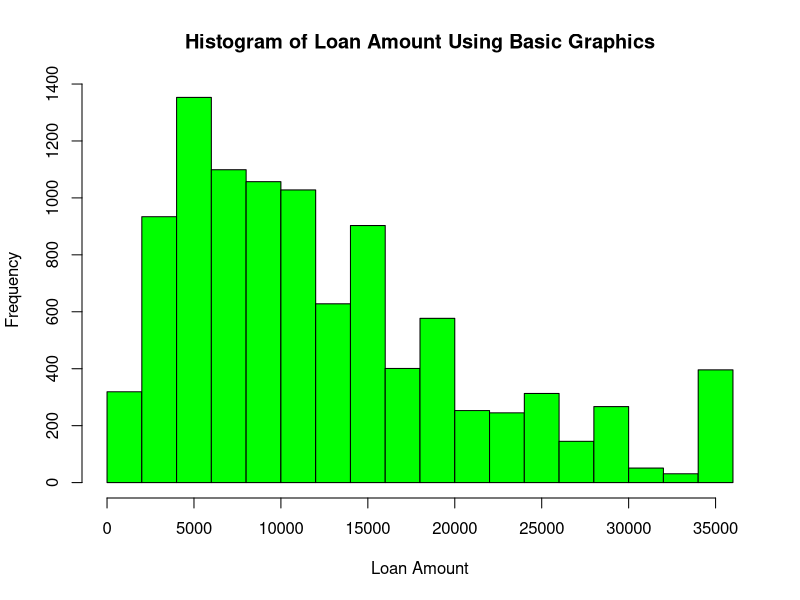
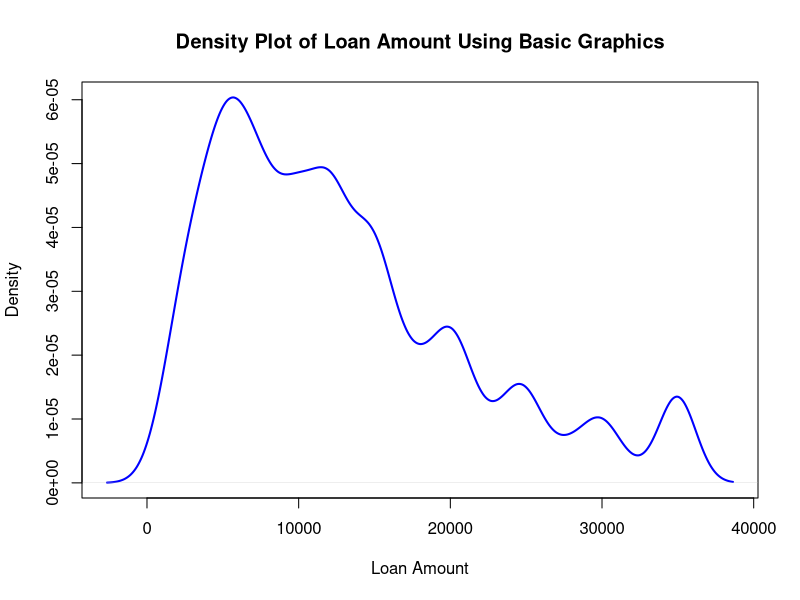
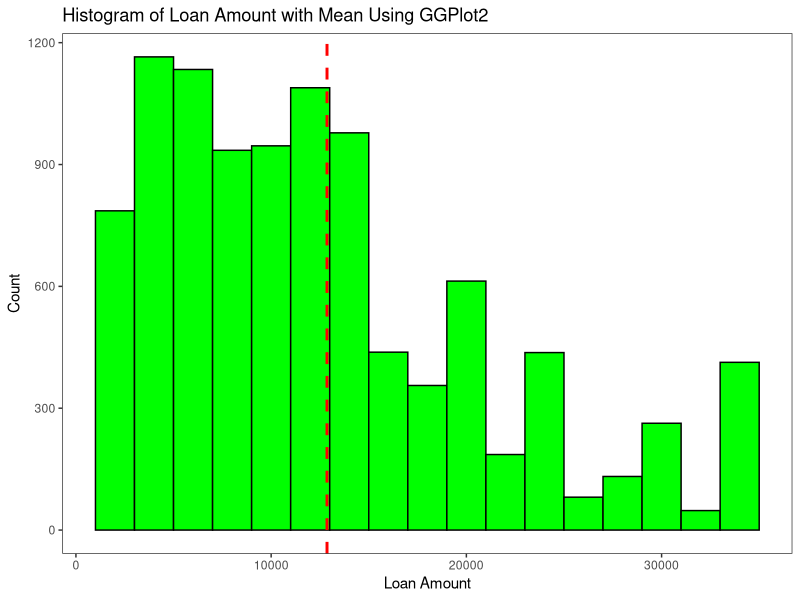
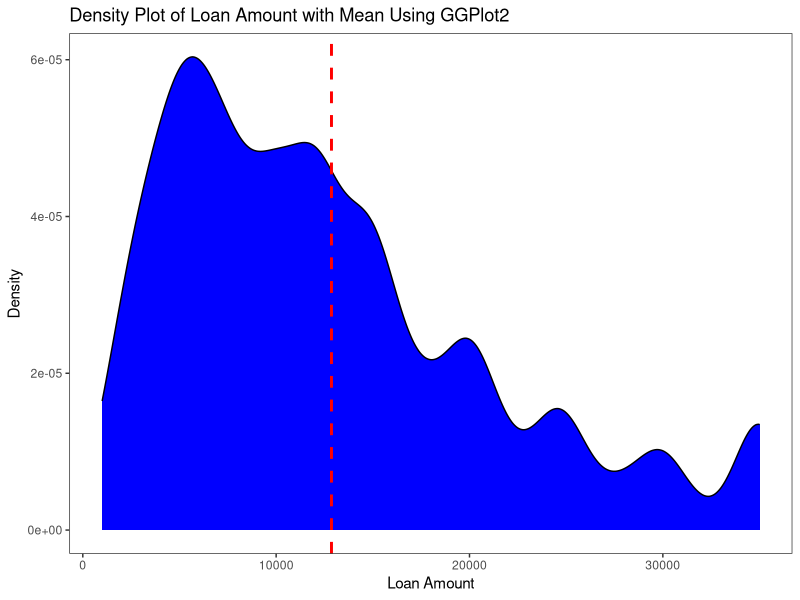
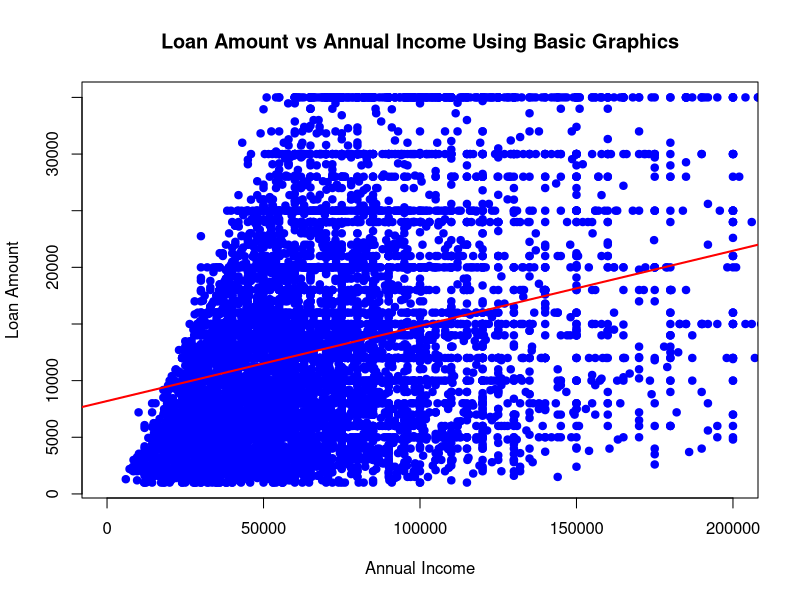
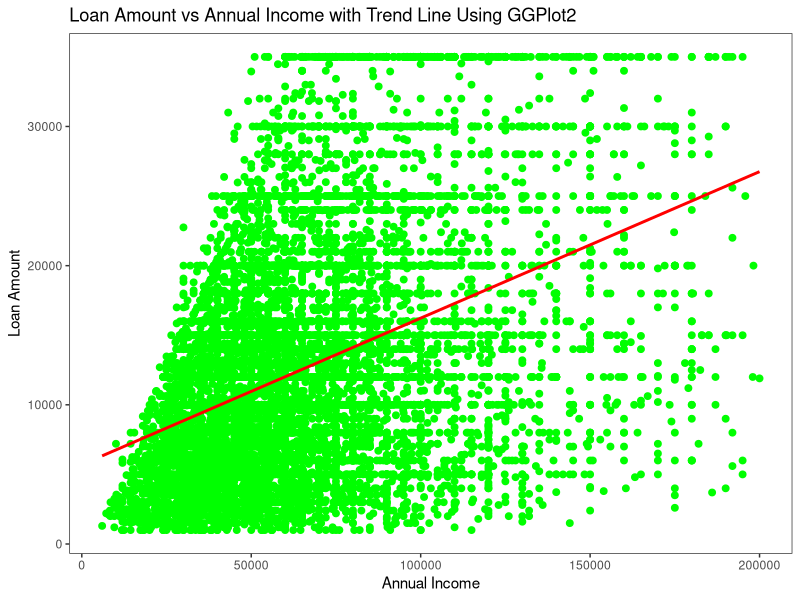
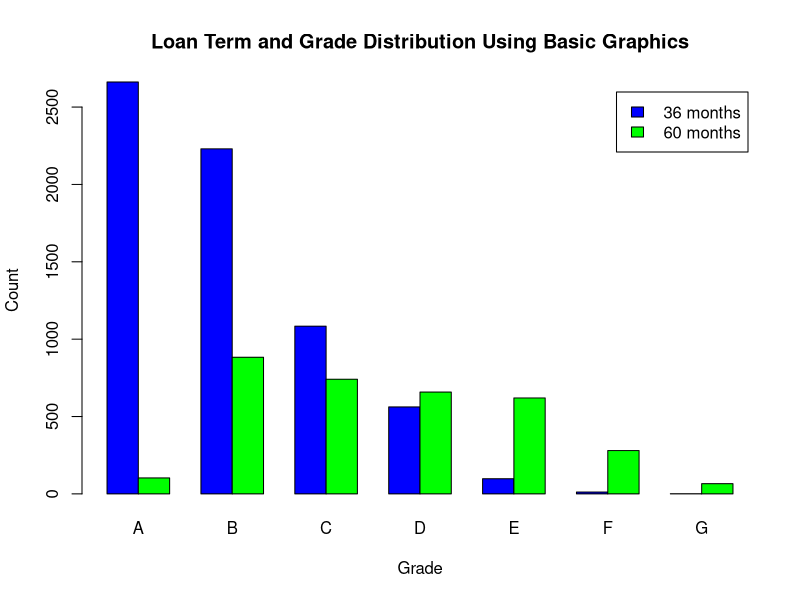
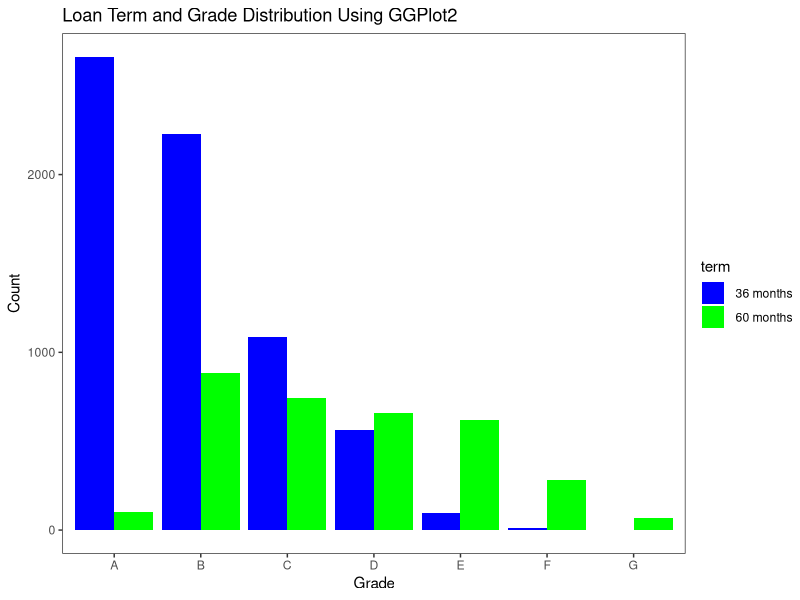

Source code (R) for these figures, in order:
################################################################################
#                                                                              #
# Student:    Seif Kungulio                                                    #
# Date:       02/16/2025                                                       #
# Subject:    Project 5                                                        #
# Class:      DSCI 502                                                         #
# Section:    01W                                                              #
# Instructor: Sean Yang                                                        #
# File Name:  Project5_Kungulio_Seif.R                                         #
#                                                                              #
################################################################################


## 1. Read the dataset in loan.csv into R. Call the loaded data, loan. 
###   Make sure that you have the directory set to the correct location 
###   for the data.

# Set the working directory to the correct location for the dataset.
setwd("C:/PROJECTS/Maryville/DSCI 502/Week5")

# Import necessary libraries
library(ggplot2)

# Load the data from loan.csv
loan <- read.csv("loan.csv", stringsAsFactors = TRUE)

# Display the dimensions (rows and columns) of the dataframe
dim(loan) # Shows the number of rows and columns in the dataset.



## 2. Please plot the histogram and density of the loan_amnt using basic 
###   graphics.

# Histogram Plot using Basic Graphics
hist(loan$loan_amnt, 
     main="Histogram of Loan Amount Using Basic Graphics", 
     xlab="Loan Amount", col="green", border="black")

# Density Plot using Basic Graphics
plot(density(loan$loan_amnt), 
     main="Density Plot of Loan Amount Using Basic Graphics", 
     xlab="Loan Amount", col="blue", lwd=2)



## 3. Please plot the histogram and density of the loan_amnt and add the 
###   vertical line denoting the mean using ggplot2.

# Histogram Plot using ggplot2
ggplot(loan, aes(x=loan_amnt)) + 
  geom_histogram(binwidth=2000, fill="green", color="black") +
  geom_vline(aes(xintercept=mean(loan_amnt, na.rm=TRUE)), 
             color="red", linetype="dashed", size=1) +
  ggtitle("Histogram of Loan Amount with Mean Using GGPlot2") +
  xlab("Loan Amount") + 
  ylab("Count") +
  theme_test()

# Density Plot using ggplot2
ggplot(loan, aes(x=loan_amnt)) + 
  geom_density(fill="blue") +
  geom_vline(aes(xintercept=mean(loan_amnt, na.rm=TRUE)), 
             color="red", linetype="dashed", size=1) +
  ggtitle("Density Plot of Loan Amount with Mean Using GGPlot2") +
  xlab("Loan Amount") + ylab("Density") +
  theme_test()



## 4. Please scatter plot of loan_amnt (y-axis) against annual_inc (x-axis) 
###   and add the trend line using basic graphics.

# Scatter Plot using Basic Graphics
plot(loan$annual_inc, loan$loan_amnt, 
     main="Loan Amount vs Annual Income Using Basic Graphics", 
     xlab="Annual Income", 
     ylab="Loan Amount", 
     pch=19, col="blue", 
     xlim = c(0, 200000))
abline(lm(loan_amnt ~ annual_inc, data=loan), col="red", lwd=2)


## 5. Please scatter plot of loan_amnt (y-axis) against annual_inc (x-axis) 
###   and add the trend line using ggplot2.

# Scatter Plot using ggplot2
ggplot(data = loan[which(loan$annual_inc < 200000),], 
       aes(x=annual_inc, y=loan_amnt)) + 
  geom_point(color="green", size = 2) +
  geom_smooth(method="lm", color="red", se=FALSE, lwd = 1) +
  ggtitle("Loan Amount vs Annual Income with Trend Line Using GGPlot2") +
  xlab("Annual Income") + ylab("Loan Amount") + theme_test()



## 6. Please plot the barplot of term and grade on the same barplot using 
###   basic graphics

# Barplot of Term and Grade using Basic Graphics
barplot(table(loan$term, loan$grade), beside=TRUE, 
        legend=rownames(table(loan$term, loan$grade)), 
        col=c("blue", "green"), 
        main="Loan Term and Grade Distribution Using Basic Graphics", 
        xlab="Grade", ylab="Count")



## 7. Please plot the barplot of term and grade on the same barplot 
###   using ggplot2

# Barplot of Term and Grade using ggplot2
ggplot(loan, aes(x=grade, fill=term)) + 
  geom_bar(position="dodge") +
  ggtitle("Loan Term and Grade Distribution Using GGPlot2") +
  xlab("Grade") + ylab("Count") + 
  scale_fill_manual(values=c("blue", "green")) +
  theme_test()



## 8. Please boxplot loan_amnt (y-axis) against term (x-axis) 
###   and save the graph in a file, loanterm.jpg, using basic graphics.

# Open a graphics device to save plots as a JPEG image
jpeg("loanterm.jpg")

# Manually set fill colors for each level of 'term'
box_colors <- c("blue", "green")

# Boxplot of Loan Amount by Term using Basic Graphics
boxplot(loan$loan_amnt ~ loan$term,
        main="Loan Amount by Term Using Basic Graphics", 
        xlab="Term", 
        ylab="Loan Amount", 
        col=box_colors[as.factor(loan$term)],  # Apply colors based on 'term'
        border="black")  # Set border color

# Add the legend
legend("topleft", legend=levels(as.factor(loan$term)), 
       fill=box_colors, title="Loan Term", border="black")
dev.off() # Close the active graphical device



## 9. Please boxplot loan_amnt (y-axis) against term (x-axis) and 
###   save the graph in a file, loanterm.jpg, using ggplot2. 
###   Are there any differences in loan amount with respect to term?

# Boxplot of Loan Amount by Term using ggplot2
ggplot(loan, aes(x=term, y=loan_amnt, fill = term)) + 
  geom_boxplot() + 
  scale_fill_manual(values=c("blue", "green")) +
  ggtitle("Loan Amount by Term Using GGPlot2") +
  xlab("Term") + ylab("Loan Amount")  + theme_test()
ggsave("loanterm.jpg") # Save the plot generated by ggplot2 to a file
